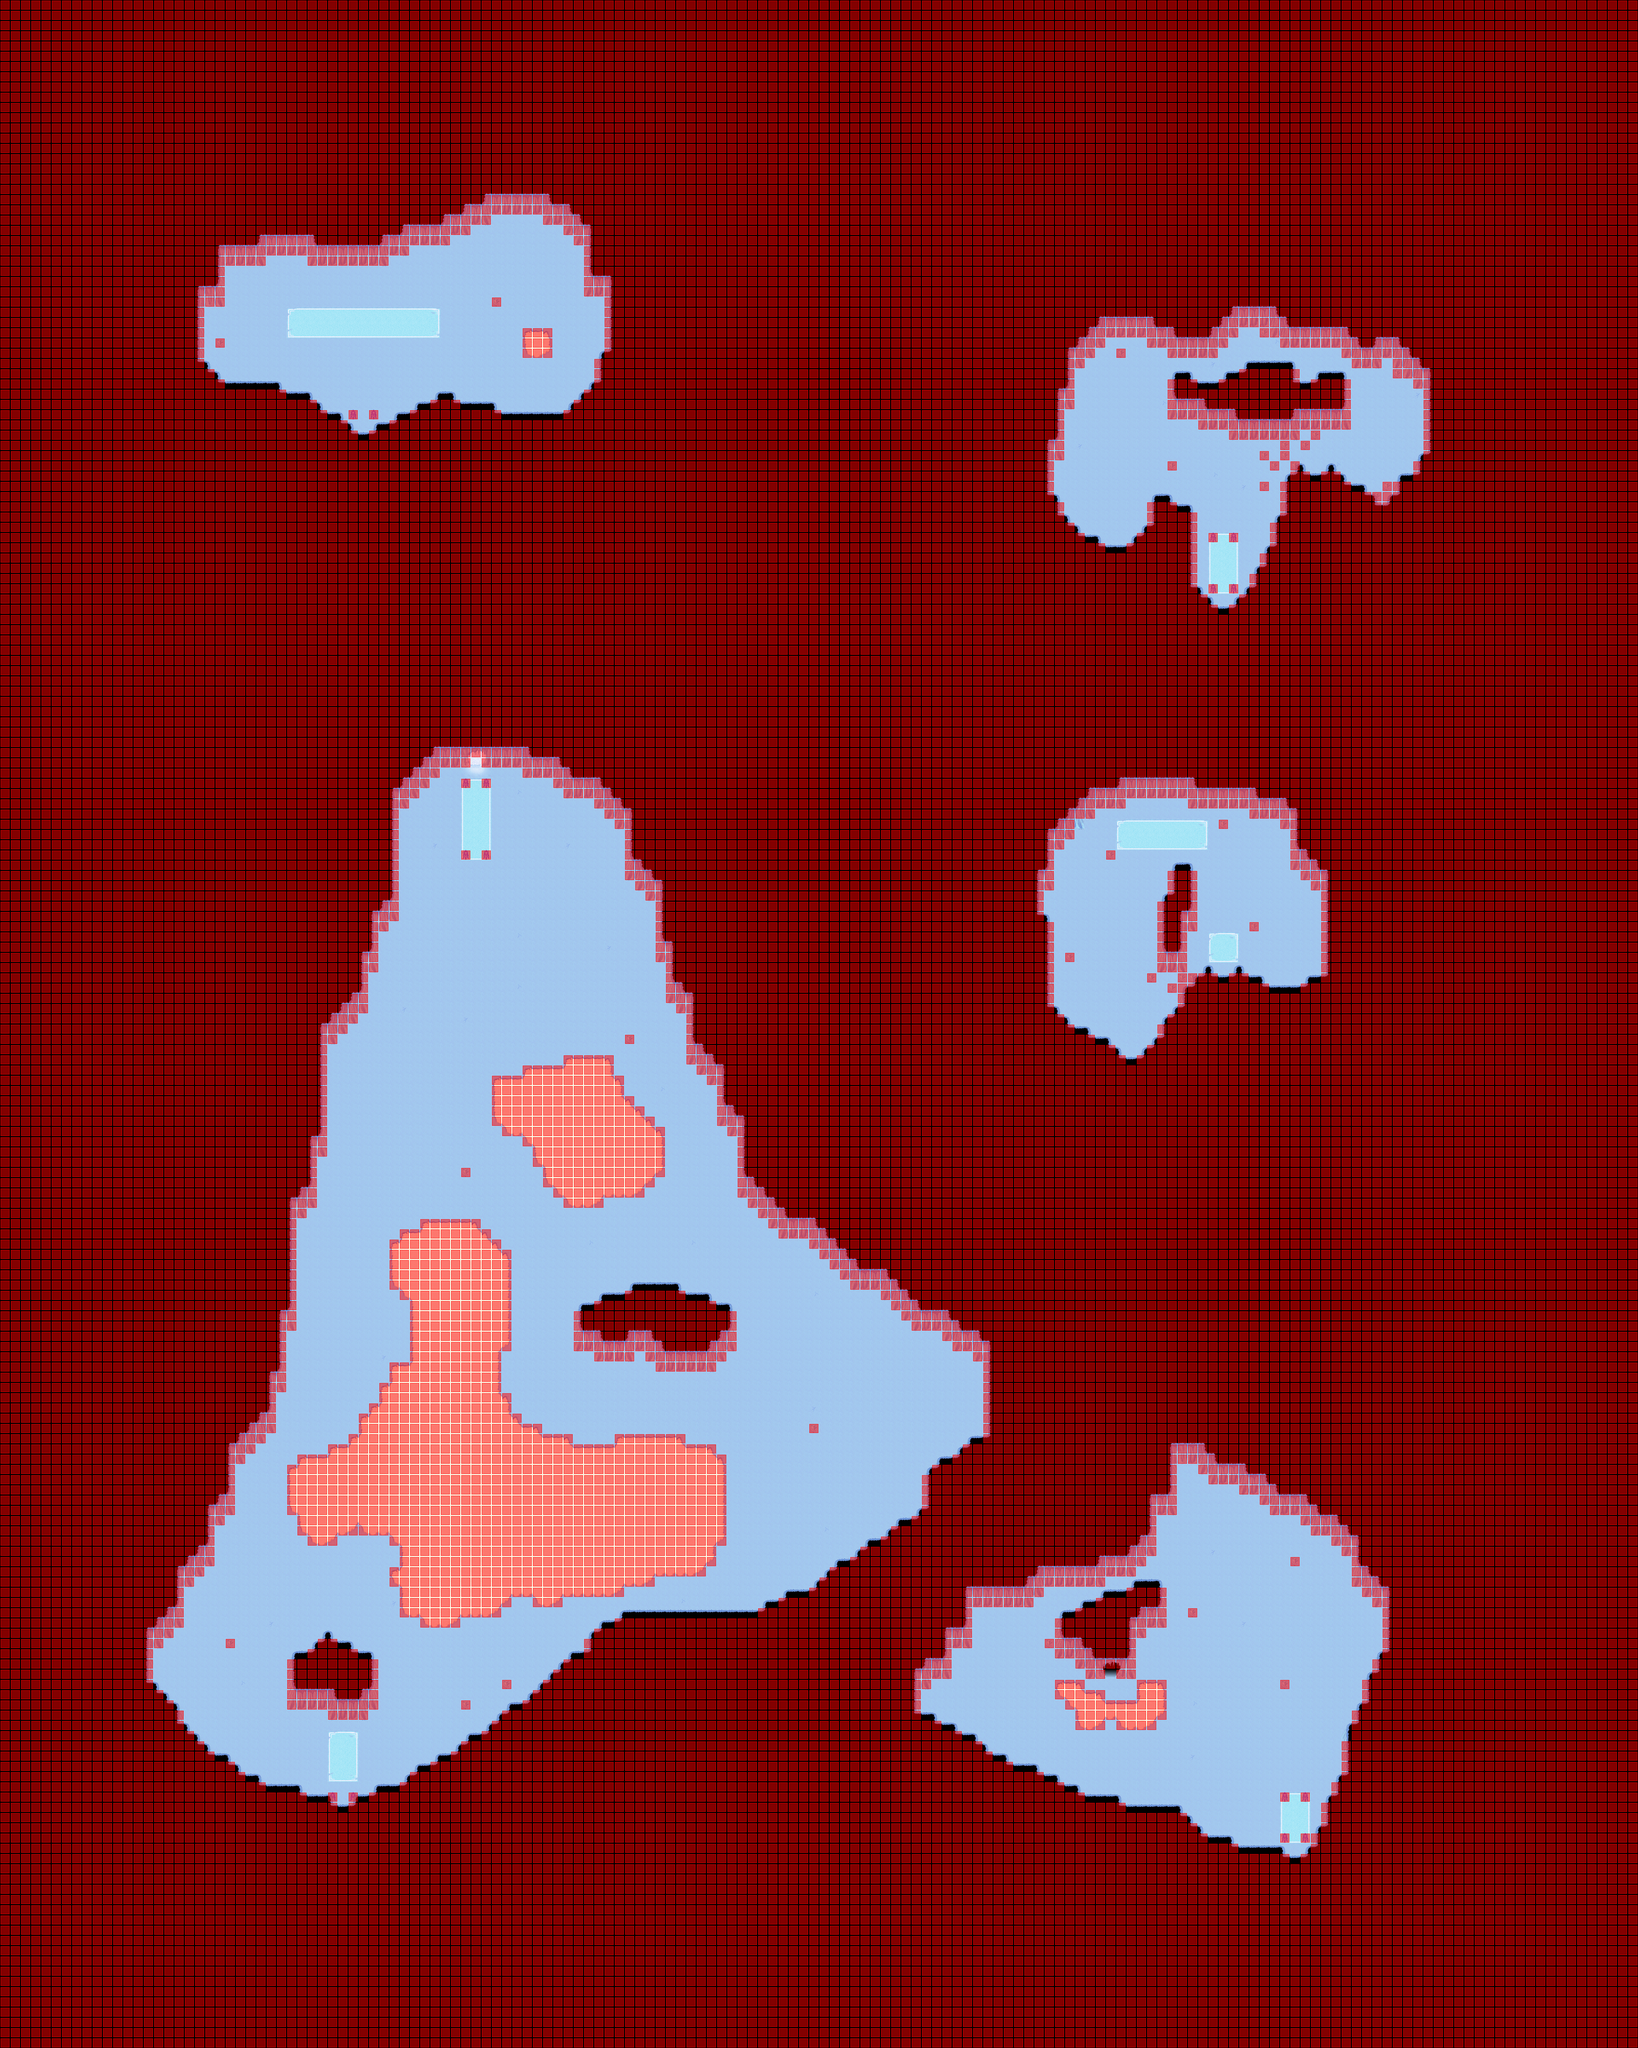

Rendered tile map (Tiled .tmx) drawn with the repository's tilesets; below, a short description and the map source with its tile grids summarised:
An orthogonal 160x200 tile map with 32x32 px tiles, 4 tile layers (Ground, Fringe, Over, Collision), 2 tilesets and 30 objects (21x spawn, 9x warp).

<map version="1.0" orientation="orthogonal" width="160" height="200" tilewidth="32" tileheight="32">
 <properties>
  <property name="music" value="Explorers-melody.ogg" />
  <property name="name" value="Snow Hills Cave" />
 </properties>
 <tileset firstgid="1" name="icecave" tilewidth="32" tileheight="32">
  <image source="../graphics/tiles/icecave.png" width="512" height="256" />
 </tileset>
 <tileset firstgid="129" name="collision" tilewidth="32" tileheight="32">
  <image source="../graphics/tiles/collision.png" width="64" height="32" />
 </tileset>
 <layer name="Ground" width="160" height="200">
  <data>[32000 cells, 32000 non-empty, 73 distinct tile ids]</data>
 </layer>
 <layer name="Fringe" width="160" height="200">
  <data>[32000 cells, 50 non-empty, 2 distinct tile ids]</data>
 </layer>
 <layer name="Over" width="160" height="200">
  <data>[32000 cells, 440 non-empty, 5 distinct tile ids]</data>
 </layer>
 <layer name="Collision" width="160" height="200">
  <data>[32000 cells, 26558 non-empty, 1 distinct tile ids]</data>
 </layer>
 <objectgroup name="Objects" width="160" height="200">
  <object name="To Snow Hills" type="warp" x="1472" y="2368" width="32" height="32">
   <properties>
    <property name="dest_map" value="044-1" />
    <property name="dest_x" value="1440" />
    <property name="dest_y" value="2400" />
   </properties>
  </object>
  <object name="To Snow Hills" type="warp" x="1056" y="5632" width="32" height="32">
   <properties>
    <property name="dest_map" value="044-1" />
    <property name="dest_x" value="1184" />
    <property name="dest_y" value="5568" />
   </properties>
  </object>
  <object name="To Snow Hills" type="warp" x="4032" y="5792" width="32" height="32">
   <properties>
    <property name="dest_map" value="044-1" />
    <property name="dest_x" value="3232" />
    <property name="dest_y" value="4608" />
   </properties>
  </object>
  <object name="To Snow Hills" type="warp" x="1120" y="1344" width="32" height="32">
   <properties>
    <property name="dest_map" value="044-1" />
    <property name="dest_x" value="2496" />
    <property name="dest_y" value="3520" />
   </properties>
  </object>
  <object name="To Snow Hills" type="warp" x="3456" y="5216" width="32" height="32">
   <properties>
    <property name="dest_map" value="044-1" />
    <property name="dest_x" value="2656" />
    <property name="dest_y" value="4000" />
   </properties>
  </object>
  <object name="To Snow Hills" type="warp" x="3520" y="3296" width="32" height="32">
   <properties>
    <property name="dest_map" value="044-1" />
    <property name="dest_x" value="3456" />
    <property name="dest_y" value="5312" />
   </properties>
  </object>
  <object name="To Snow Hills" type="warp" x="3808" y="3040" width="32" height="32">
   <properties>
    <property name="dest_map" value="044-1" />
    <property name="dest_x" value="3456" />
    <property name="dest_y" value="5024" />
   </properties>
  </object>
  <object name="To Snow Hills" type="warp" x="3808" y="1888" width="32" height="32">
   <properties>
    <property name="dest_map" value="044-1" />
    <property name="dest_x" value="3264" />
    <property name="dest_y" value="3584" />
   </properties>
  </object>
  <object name="To Snow Hills" type="warp" x="4096" y="1472" width="32" height="32">
   <properties>
    <property name="dest_map" value="044-1" />
    <property name="dest_x" value="3264" />
    <property name="dest_y" value="3456" />
   </properties>
  </object>
  <object name="WhiteSlime" type="spawn" x="1664" y="4192" width="320" height="288">
   <properties>
    <property name="eA_death" value="30000" />
    <property name="eA_spawn" value="100000" />
    <property name="max_beings" value="7" />
    <property name="monster_id" value="91" />
   </properties>
  </object>
  <object name="WhiteSlime" type="spawn" x="1024" y="4800" width="224" height="224">
   <properties>
    <property name="eA_death" value="30000" />
    <property name="eA_spawn" value="100000" />
    <property name="max_beings" value="7" />
    <property name="monster_id" value="91" />
   </properties>
  </object>
  <object name="WhiteSlime" type="spawn" x="1120" y="3200" width="320" height="288">
   <properties>
    <property name="eA_death" value="30000" />
    <property name="eA_spawn" value="100000" />
    <property name="max_beings" value="7" />
    <property name="monster_id" value="91" />
   </properties>
  </object>
  <object name="WhiteSlime" type="spawn" x="2208" y="4768" width="320" height="288">
   <properties>
    <property name="eA_death" value="30000" />
    <property name="eA_spawn" value="100000" />
    <property name="max_beings" value="7" />
    <property name="monster_id" value="91" />
   </properties>
  </object>
  <object name="WhiteSlime" type="spawn" x="2016" y="3296" width="128" height="128">
   <properties>
    <property name="eA_death" value="30000" />
    <property name="eA_spawn" value="100000" />
    <property name="max_beings" value="7" />
    <property name="monster_id" value="91" />
   </properties>
  </object>
  <object name="BlueSlime" type="spawn" x="672" y="5312" width="224" height="160">
   <properties>
    <property name="eA_death" value="30000" />
    <property name="eA_spawn" value="100000" />
    <property name="max_beings" value="2" />
    <property name="monster_id" value="89" />
   </properties>
  </object>
  <object name="BlueSlime" type="spawn" x="2720" y="4256" width="192" height="128">
   <properties>
    <property name="eA_death" value="30000" />
    <property name="eA_spawn" value="100000" />
    <property name="max_beings" value="2" />
    <property name="monster_id" value="89" />
   </properties>
  </object>
  <object name="BlueSlime" type="spawn" x="1696" y="3872" width="192" height="128">
   <properties>
    <property name="eA_death" value="30000" />
    <property name="eA_spawn" value="100000" />
    <property name="max_beings" value="2" />
    <property name="monster_id" value="89" />
   </properties>
  </object>
  <object name="BlueSlime" type="spawn" x="1056" y="4064" width="192" height="128">
   <properties>
    <property name="eA_death" value="30000" />
    <property name="eA_spawn" value="100000" />
    <property name="max_beings" value="2" />
    <property name="monster_id" value="89" />
   </properties>
  </object>
  <object name="BlueSlime" type="spawn" x="1632" y="2656" width="192" height="128">
   <properties>
    <property name="eA_death" value="30000" />
    <property name="eA_spawn" value="100000" />
    <property name="max_beings" value="2" />
    <property name="monster_id" value="89" />
   </properties>
  </object>
  <object name="Moggun" type="spawn" x="2080" y="3936" width="704" height="864">
   <properties>
    <property name="eA_death" value="30000" />
    <property name="eA_spawn" value="100000" />
    <property name="max_beings" value="5" />
    <property name="monster_id" value="59" />
   </properties>
  </object>
  <object name="Moggun" type="spawn" x="576" y="672" width="1376" height="704">
   <properties>
    <property name="eA_death" value="30000" />
    <property name="eA_spawn" value="100000" />
    <property name="max_beings" value="12" />
    <property name="monster_id" value="59" />
   </properties>
  </object>
  <object name="IceGoblin" type="spawn" x="1216" y="960" width="192" height="128">
   <properties>
    <property name="eA_death" value="30000" />
    <property name="eA_spawn" value="100000" />
    <property name="max_beings" value="2" />
    <property name="monster_id" value="56" />
   </properties>
  </object>
  <object name="Yeti" type="spawn" x="3584" y="4768" width="704" height="544">
   <properties>
    <property name="eA_death" value="30000" />
    <property name="eA_spawn" value="100000" />
    <property name="max_beings" value="2" />
    <property name="monster_id" value="70" />
   </properties>
  </object>
  </objectgroup>
</map>
<!-- 7 of 30 objects omitted -->
